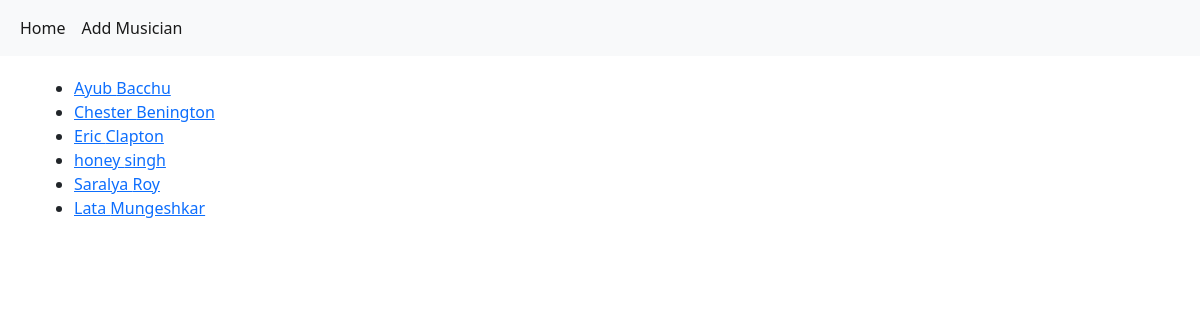
Page /first_app/content/ on the committed database.
### first_app/models.py (models this page shows, shortened)
class Musician(models.Model):
    first_name = models.CharField(max_length=50)
    last_name = models.CharField(max_length=50)
    instrument = models.CharField(max_length=100)

### first_app/views.py (the view)
# urls.py: path('content/', views.ContentView.as_view(), name='content'),
class ContentView(ListView):  # kono model er data gula dekhanor jonno ListView use hoy
    context_object_name = 'musician_list'  # context_object_name is a built in dictionary (same as context)
    model = models.Musician
    template_name = 'first_app/content.html'

### first_app/templates/first_app/content.html
{% extends 'first_app/base.html' %}
{% block body_block %}
<ul>
{% for musician in musician_list %}
<li><a href="{% url 'first_app:musician_details' pk=musician.pk  %}">{{musician.first_name}} {{musician.last_name}}</a></li>
{% endfor %}
</ul>
{% endblock %}

### first_app/templates/first_app/base.html (shortened to what this page needs)
<!doctype html>
<html lang="en">
  <head>
    <link href="https://cdn.jsdelivr.net/npm/bootstrap@5.1.0/dist/css/bootstrap.min.css" rel="stylesheet">
  </head>
  <body>
        <nav class="navbar navbar-expand-lg navbar-light bg-light">
            <div class="container-fluid">
                    <ul class="navbar-nav me-auto mb-2 mb-lg-0">
                        <li class="nav-item">
                        <a class="nav-link active" aria-current="page" href="{% url 'login_app:index' %}">Home</a>
                        </li>
                        <li class="nav-item">
                        <a class="nav-link active" aria-current="page" href="{% url 'first_app:add_musician' %}">Add Musician</a>
                        </li>
                    </ul>
            </div>
        </nav>
        <div class="container" style="padding-top:20px">
            {% block body_block %}
            {% endblock %}
        </div>
    </body>
</html>

### rows in the picture
Musician: first_name "Ayub", last_name "Bacchu"
Musician: first_name "Chester", last_name "Benington"
Musician: first_name "Eric", last_name "Clapton"
Musician: first_name "honey", last_name "singh"
Musician: first_name "Saralya", last_name "Roy"
Musician: first_name "Lata", last_name "Mungeshkar"
